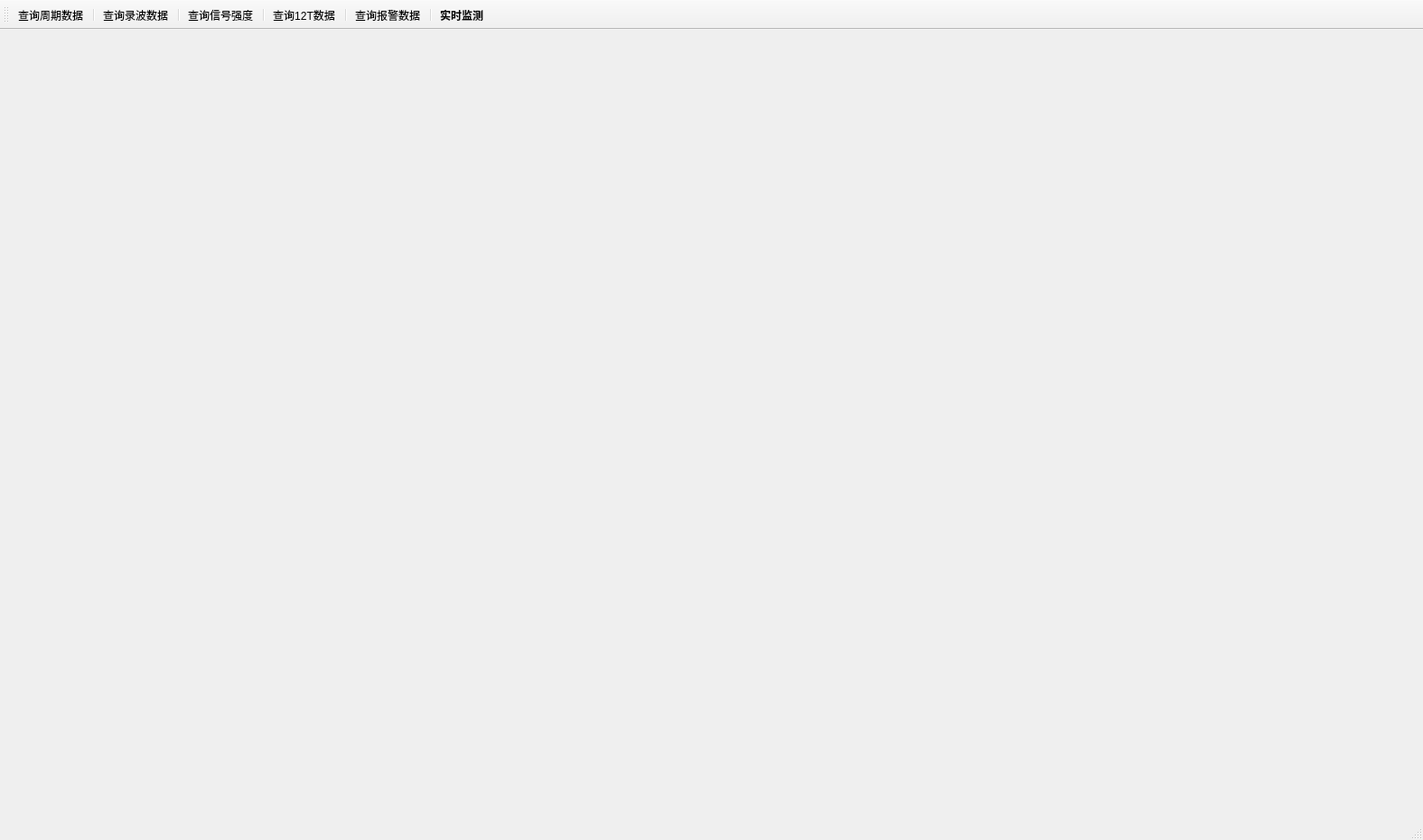
<?xml version="1.0" encoding="UTF-8"?>
<ui version="4.0">
 <class>MainWindow</class>
 <widget class="QMainWindow" name="MainWindow">
  <property name="geometry">
   <rect>
    <x>0</x>
    <y>0</y>
    <width>1575</width>
    <height>930</height>
   </rect>
  </property>
  <property name="windowTitle">
   <string>数据分析软件V20180211V1</string>
  </property>
  <widget class="QWidget" name="centralwidget">
   <widget class="QWidget" name="gridLayoutWidget">
    <property name="geometry">
     <rect>
      <x>9</x>
      <y>9</y>
      <width>1551</width>
      <height>841</height>
     </rect>
    </property>
    <layout class="QGridLayout" name="gridLayout"/>
   </widget>
  </widget>
  <widget class="QMenuBar" name="menubar">
   <property name="geometry">
    <rect>
     <x>0</x>
     <y>0</y>
     <width>1575</width>
     <height>30</height>
    </rect>
   </property>
  </widget>
  <widget class="QStatusBar" name="statusbar"/>
  <widget class="QToolBar" name="toolBar">
   <property name="windowTitle">
    <string>toolBar</string>
   </property>
   <attribute name="toolBarArea">
    <enum>TopToolBarArea</enum>
   </attribute>
   <attribute name="toolBarBreak">
    <bool>false</bool>
   </attribute>
   <addaction name="action_1"/>
   <addaction name="separator"/>
   <addaction name="action_2"/>
   <addaction name="separator"/>
   <addaction name="action_3"/>
   <addaction name="separator"/>
   <addaction name="action_4"/>
   <addaction name="separator"/>
   <addaction name="action_5"/>
   <addaction name="separator"/>
   <addaction name="action_6"/>
  </widget>
  <action name="action_1">
   <property name="text">
    <string>查询周期数据</string>
   </property>
   <property name="toolTip">
    <string>窗体1</string>
   </property>
  </action>
  <action name="action_2">
   <property name="text">
    <string>查询录波数据</string>
   </property>
   <property name="toolTip">
    <string>窗体2</string>
   </property>
  </action>
  <action name="action_3">
   <property name="text">
    <string>查询信号强度</string>
   </property>
   <property name="toolTip">
    <string>查询信号强度</string>
   </property>
  </action>
  <action name="action_5">
   <property name="text">
    <string>查询报警数据</string>
   </property>
  </action>
  <action name="action_6">
   <property name="text">
    <string>实时监测</string>
   </property>
   <property name="font">
    <font>
     <family>微软雅黑</family>
     <weight>75</weight>
     <bold>true</bold>
    </font>
   </property>
  </action>
  <action name="action_4">
   <property name="text">
    <string>查询12T数据</string>
   </property>
  </action>
 </widget>
 <resources/>
 <connections/>
</ui>
